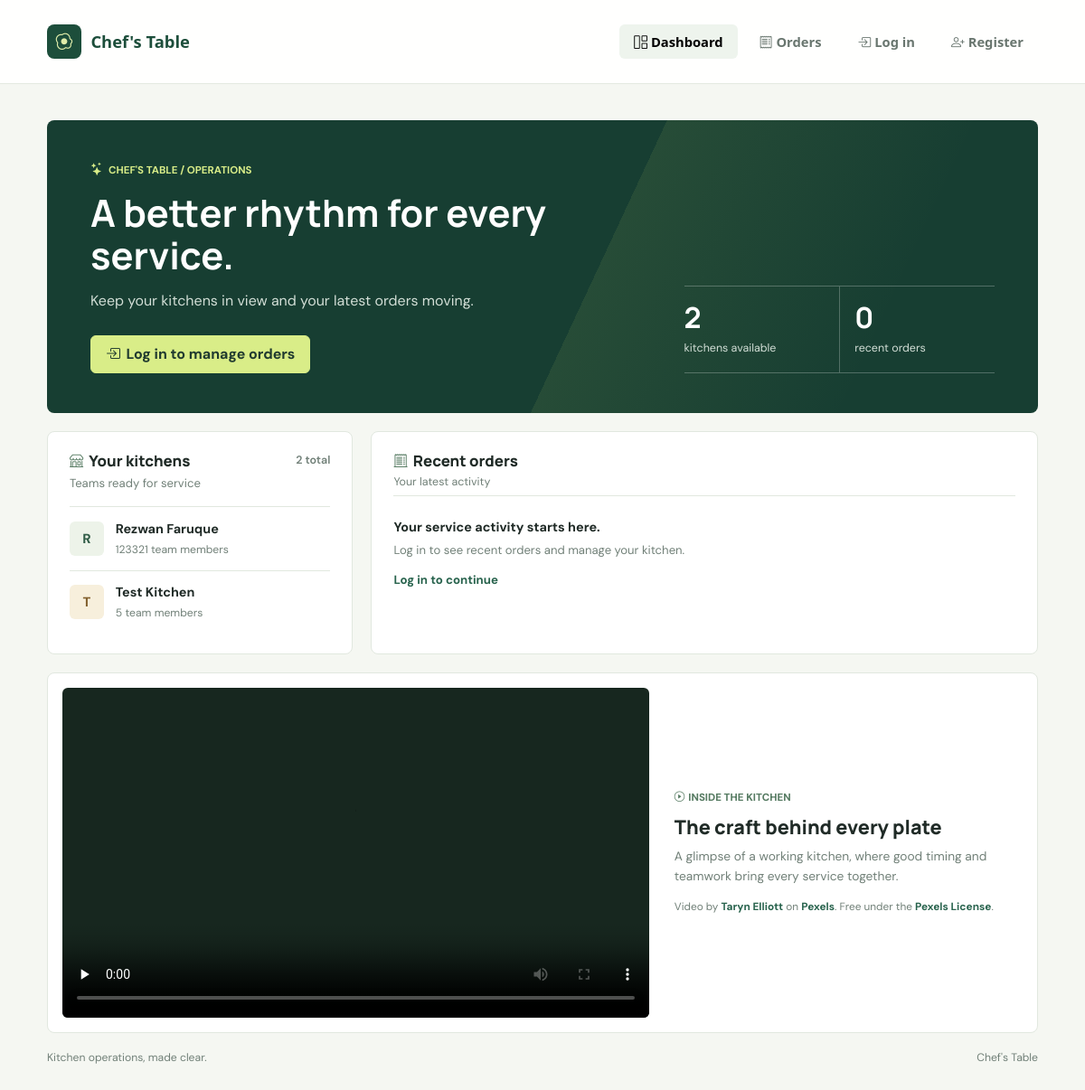
The page / on the database its author committed.
### kitchines/models.py (models this page shows, shortened)
class Kitchen(models.Model):
    name = models.CharField(max_length=255)
    member = models.IntegerField(default=0)
    created_at = models.DateTimeField(default=timezone.now)
    class Meta:
        ordering = ['name']

### kitchines/views.py (the view)
# urls.py: path('', views.kitchens, name='home'),
def kitchens(request):
    kitchens = Kitchen.objects.all()
    recent_orders = KitchenOrder.objects.none()
    if request.user.is_authenticated:
        recent_orders = KitchenOrder.objects.filter(created_by=request.user).select_related('kitchen').order_by('-created_at')[:10]
    return render(request, 'member.html', {'kitchens': kitchens, 'orders': recent_orders})

### kitchines/templates/member.html (shortened to what this page needs)
{% extends 'base.html' %} {% block title %}Dashboard | Chef's Table{% endblock%}
 {% block content %}
<div class="dashboard">
  <section class="dashboard-hero" aria-labelledby="dashboard-title">
    <div>
      <p class="dashboard-kicker">
        <i class="bi bi-stars" aria-hidden="true"></i>Chef's Table / Operations
      </p>
      <h1 class="dashboard-title" id="dashboard-title">
        A better rhythm for every service.
      </h1>
      <p class="dashboard-copy">
        Keep your kitchens in view and your latest orders moving.
      </p>
      <div class="dashboard-actions">
        {% if user.is_authenticated %}
        <a
          class="btn btn-success px-3 py-2"
          href="{% url 'create_kitchen_order' %}"
        >
          <i class="bi bi-plus-lg" aria-hidden="true"></i>Create an order
        </a>
        <a
          class="btn btn-outline-light px-3 py-2"
          href="{% url 'kitchen_orders' %}"
        >
          <i class="bi bi-arrow-up-right" aria-hidden="true"></i>View orders
        </a>
        {% else %}
        <a class="btn btn-success px-3 py-2" href="{% url 'login' %}">
          <i class="bi bi-box-arrow-in-right" aria-hidden="true"></i>Log in to
          manage orders
        </a>
        {% endif %}
      </div>
    </div>
    <div class="hero-stats" aria-label="Kitchen overview">
      <div class="hero-stat">
        <span class="hero-stat-value">{{ kitchens|length }}</span>
        <span class="hero-stat-label">kitchens available</span>
      </div>
      <div class="hero-stat">
        <span class="hero-stat-value">{{ orders|length }}</span>
        <span class="hero-stat-label">recent orders</span>
      </div>
    </div>
  </section>
  <div class="dashboard-content">
    <section class="dashboard-panel" aria-labelledby="kitchens-title">
      <div class="panel-heading">
        <h2 class="panel-title" id="kitchens-title">
          <i class="bi bi-shop" aria-hidden="true"></i>Your kitchens
        </h2>
        <span class="panel-count">{{ kitchens|length }} total</span>
      </div>
      <p class="panel-caption">Teams ready for service</p>
      {% if kitchens %}
      <ul class="kitchen-list">
        {% for kitchen in kitchens %}
        <li class="kitchen-row">
          <span class="kitchen-initial" aria-hidden="true"
            >{{ kitchen.name|slice:":1"|upper }}</span
          >
          <div>
            <div class="kitchen-name">{{ kitchen.name }}</div>
            <div class="kitchen-meta">{{ kitchen.member }} team members</div>
          </div>
        </li>
        {% endfor %}
      </ul>
      {% endif %}
    </section>
    <section
      class="dashboard-panel orders-panel"
      aria-labelledby="orders-title"
    >
      <div class="panel-heading orders-heading">
        <div>
          <h2 class="panel-title" id="orders-title">
            <i class="bi bi-receipt-cutoff" aria-hidden="true"></i>Recent orders
          </h2>
          <span class="orders-count">Your latest activity</span>
        </div>
      </div>
      {% if orders %}
      <ul class="order-list">
        {% for order in orders %}
        <li class="order-row">
          <div>
            <a
              class="order-name"
              href="{% url 'view_kitchen_order' order.pk %}"
            >
              {{ order.item_name }}
              <span class="text-muted-custom">x {{ order.quantity }}</span>
            </a>
            <div class="order-meta">
              <span>{{ order.customer_name }}</span>
              <span>{{ order.kitchen.name }}</span>
            </div>
          </div>
          <div class="order-side">
            <time class="order-time" datetime="{{ order.created_at|date:'c' }}">
              {{ order.created_at|date:"M j, g:i A" }}
            </time>
            <span class="order-status order-status--{{ order.status }}"
              >{{ order.get_status_display }}</span
            >
          </div>
        </li>
        {% endfor %}
      </ul>
      {% else %}
      <div class="empty-state">
        <p class="empty-title">Your service activity starts here.</p>
        <p class="empty-copy">
          Log in to see recent orders and manage your kitchen.
        </p>
        <a class="empty-link" href="{% url 'login' %}">Log in to continue</a>
      </div>
      {% endif %}
    </section>
  </div>
  <section class="video-feature" aria-labelledby="video-title">
    <video
      class="video-frame"
      controls
      playsinline
      preload="none"
      poster="https://images.pexels.com/videos/3768941/pexels-photo-3768941.jpeg?auto=compress&amp;cs=tinysrgb&amp;w=1200"
      aria-label="Chefs working in a restaurant kitchen"
    >
      <source
        src="https://videos.pexels.com/video-files/3768941/3768941-hd_1920_1080_25fps.mp4"
        type="video/mp4"
      />
    </video>
    <div class="video-copy">
      <p class="video-kicker">
        <i class="bi bi-play-circle me-1" aria-hidden="true"></i>Inside the
        kitchen
      </p>
      <h2 class="video-title" id="video-title">The craft behind every plate</h2>
      <p class="video-description">
        A glimpse of a working kitchen, where good timing and teamwork bring
        every service together.
      </p>
      <p class="video-credit">
        Video by
        <a
          href="https://www.pexels.com/@taryn-elliott/"
          target="_blank"
          rel="noopener noreferrer"
          >Taryn Elliott</a
        >
        on
        <a
          href="https://www.pexels.com/video/a-group-of-chefs-busy-working-in-the-restaurant-kitchen-3768941/"
          target="_blank"
          rel="noopener noreferrer"
          >Pexels</a
        >. Free under the
        <a
          href="https://www.pexels.com/license/"
          target="_blank"
          rel="noopener noreferrer"
          >Pexels License</a
        >.
      </p>
    </div>
  </section>
  <footer class="dashboard-footer">
    <span>Kitchen operations, made clear.</span>
    <span>Chef's Table</span>
  </footer>
</div>
{% endblock %}

### kitchines/templates/base.html (style rules this page uses)
:root { --ink: #26332d; --muted: #69766f; --leaf: #28634d; --leaf-dark: #1d4e3b; --paper: #f5f7f2; --line: #e4e9e1; }
body { min-height: 100vh; background: var(--paper); color: var(--ink); font-family: "Trebuchet MS", "Segoe UI", sans-serif; }
.btn-success { --bs-btn-bg: var(--leaf); --bs-btn-border-color: var(--leaf); --bs-btn-hover-bg: var(--leaf-dark); --bs-btn-hover-border-color: var(--leaf-dark); --bs-btn-active-bg: var(--leaf-dark); --bs-btn-active-border-color: var(--leaf-dark); }

### rows shown on the page
Kitchen: name "R", name "Rezwan Faruque", member "123321"
Kitchen: name "T", name "Test Kitchen", member "5"

### other values the page prints
{{ kitchens|length }} "2"
{{ orders|length }} "0"
